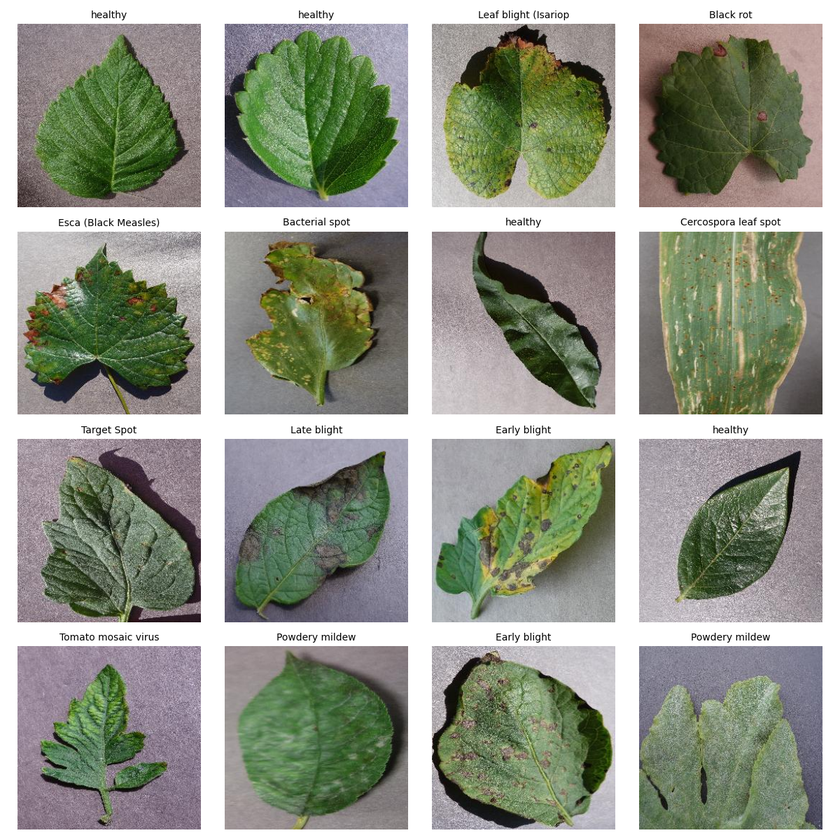
#> input picture ml_pipeline/eda_artifacts/visual_sample_grid.png, 840 x 840 px, shrunk from 1200 x 1200 before the run
$ python -i 04a_dataset_enrichment.py   (imports and definitions only)   (older library calls are emulated)
#> lines starting #> are read from the running program, lines starting #| are printed output that depends on the picture
"""
ZARI.ai Dataset Enrichment Pipeline (Stage 1)
---------------------------------------------
This script reads the master dataset CSV, extracts complex taxonomies,
infers domains, and runs a multiprocessing pool to calculate computer vision
metrics (blur, brightness, contrast, entropy) for all 251,000+ images.

WARNING: Running this on 250K images will take a significant amount of time.
"""

import os
import cv2
import pandas as pd
import numpy as np
import concurrent.futures
from pathlib import Path
from tqdm import tqdm
import math

# ==========================================
# TAXONOMY MAPPINGS
# ==========================================
CROP_FAMILY_MAP = {
    "Apple": "Rosaceae",
    "Corn": "Poaceae",
    "Grape": "Vitaceae",
    "Peach": "Rosaceae",
    "Pepper": "Solanaceae",
    "Potato": "Solanaceae",
    "Strawberry": "Rosaceae",
    "Tomato": "Solanaceae",
    "Citrus": "Rutaceae",
    "Cherry": "Rosaceae",
    "Soybean": "Fabaceae",
    "Squash": "Cucurbitaceae",
    "Raspberry": "Rosaceae",
    "Blueberry": "Ericaceae",
    "Wheat": "Poaceae",
    "Rice": "Poaceae"
}

# [25 lines left out: function infer_taxonomy, not called in this run]

# ==========================================
# COMPUTER VISION METRICS
# ==========================================
def compute_image_metrics(image_path):
#> called with image_path = 'eda_artifacts/visual_sample_grid.png'
    metrics = {
        "image_width": None,
        "image_height": None,
        "aspect_ratio": None,
        "blur_score": None,
        "brightness_score": None,
        "contrast_score": None,
        "sharpness_score": None,
        "noise_score": None,
        "entropy_score": None,
        "background_complexity": None,
        "edge_density": None,
        "image_quality_score": None,
        "difficulty_score": "Unknown",
        "is_corrupt": True
    }

    if not os.path.exists(image_path):
        return metrics

    if os.path.getsize(image_path) == 0:
        return metrics

    try:
        # Load image in grayscale for fast metric computation
        img_gray = cv2.imread(image_path, cv2.IMREAD_GRAYSCALE)
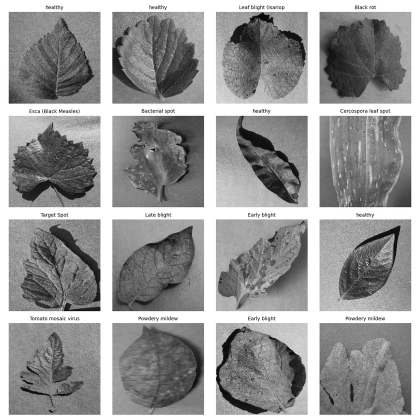
#> img_gray: shape (840, 840) (shown at 1/2 size); min 0, max 255, mean 151.5
        if img_gray is None:
            return metrics

        h, w = img_gray.shape
        metrics["image_height"] = h
        metrics["image_width"] = w
        metrics["aspect_ratio"] = round(w / h, 2) if h > 0 else 0

        # Blur (Laplacian variance)
        laplacian = cv2.Laplacian(img_gray, cv2.CV_64F)
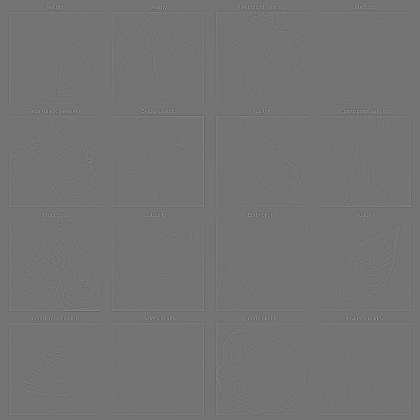
#> laplacian: shape (840, 840) float64 (shown at 1/2 size); min -562, max 669, mean 0; drawn with min black and max white
        blur_score = laplacian.var()
#> blur_score = 1881.3
        metrics["blur_score"] = round(blur_score, 2)

        # Brightness & Contrast
        mean, stddev = cv2.meanStdDev(img_gray)
#> mean = [151.5]; stddev = [67.13]
        brightness = mean[0][0]
#> brightness = 151.5
        contrast = stddev[0][0]
#> contrast = 67.13
        metrics["brightness_score"] = round(brightness, 2)
        metrics["contrast_score"] = round(contrast, 2)

        # Sharpness (Max gradient magnitude)
        grad_x = cv2.Sobel(img_gray, cv2.CV_64F, 1, 0, ksize=3)
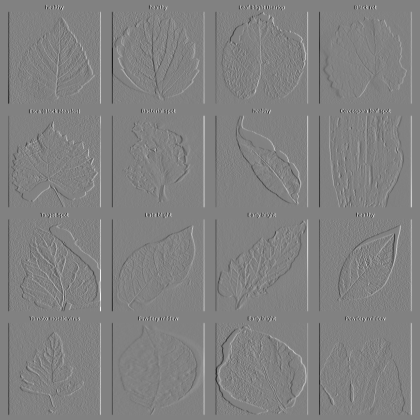
#> grad_x: shape (840, 840) float64 (shown at 1/2 size); min -984, max 949, mean 0; drawn with min black and max white
        grad_y = cv2.Sobel(img_gray, cv2.CV_64F, 0, 1, ksize=3)
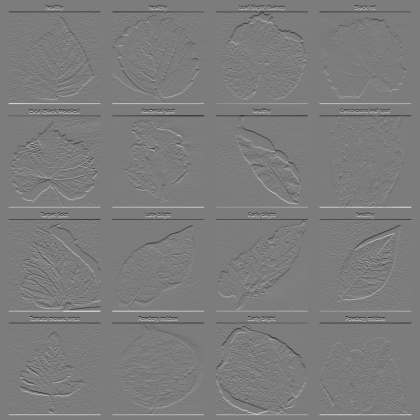
#> grad_y: shape (840, 840) float64 (shown at 1/2 size); min -969, max 1014, mean 0; drawn with min black and max white
        grad_mag = cv2.magnitude(grad_x, grad_y)
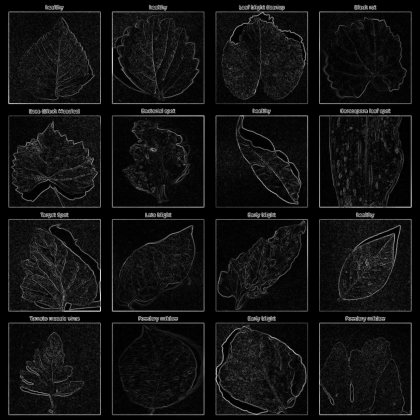
#> grad_mag: shape (840, 840) float64 (shown at 1/2 size); min 0, max 1014, mean 70.5; drawn with min black and max white
        metrics["sharpness_score"] = round(np.max(grad_mag), 2)

        # Edges & Background Complexity
        edges = cv2.Canny(img_gray, 100, 200)
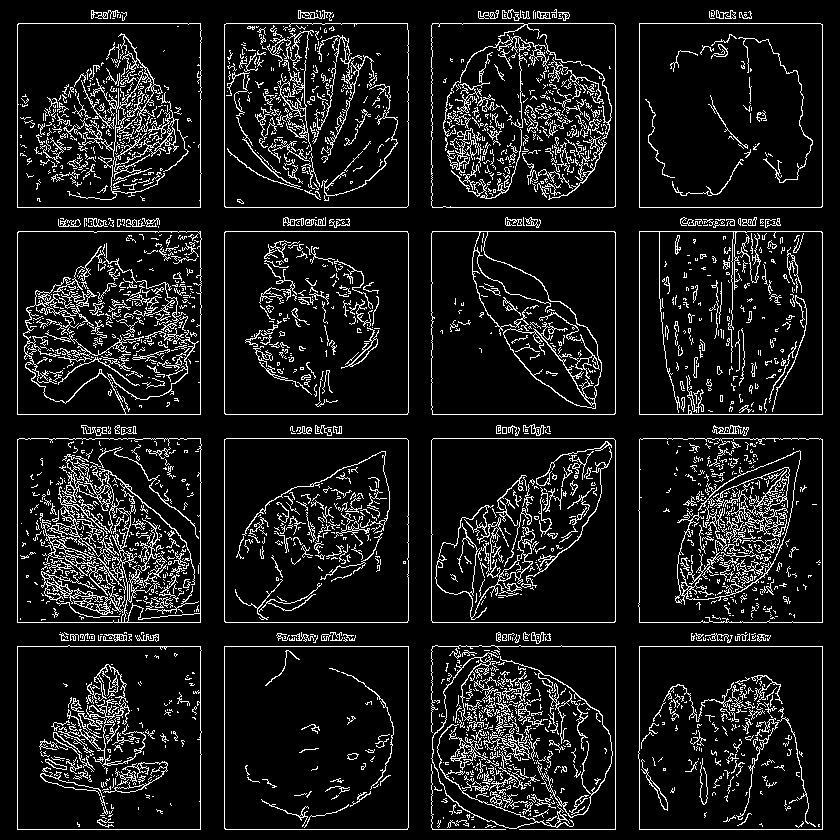
#> edges: shape (840, 840); 10.4% white in thin lines or dots
        edge_density = np.count_nonzero(edges) / (w * h)
#> edge_density = 0.104
        metrics["edge_density"] = round(edge_density, 4)
        metrics["background_complexity"] = round(edge_density * 100, 2)

        # Entropy (Shannon)
        hist = cv2.calcHist([img_gray], [0], None, [256], [0, 256])
#> hist = 256 values, max 144462 at index 255, min 5 at index 1, mean 2756.2
        hist = hist.ravel() / hist.sum()
#> hist = 256 values, max 0.205 at index 255, min 7.09e-06 at index 1, mean 0.00391
        non_zero_hist = hist[hist > 0]
#> non_zero_hist has the same summary as hist
        entropy = -np.sum(non_zero_hist * np.log2(non_zero_hist))
#> entropy = 6.68
        metrics["entropy_score"] = round(entropy, 2)

        # Noise Proxy (Standard deviation of Laplacian)
        metrics["noise_score"] = round(np.std(laplacian), 2)

        # Synthetic Quality Score (Heuristic: 0-100)
        brightness_penalty = abs(brightness - 127) / 127.0
#> brightness_penalty = 0.193
        quality = (contrast * 0.4) + (min(blur_score, 1000) / 1000 * 50) - (brightness_penalty * 20)
#> quality = 73
        quality = max(0, min(100, quality))
        metrics["image_quality_score"] = round(quality, 2)

        # Difficulty Score
        if blur_score < 50 or edge_density > 0.15 or brightness < 40 or brightness > 220:
            metrics["difficulty_score"] = "Hard"
        elif blur_score < 150 or edge_density > 0.10:
            metrics["difficulty_score"] = "Medium"
        else:
            metrics["difficulty_score"] = "Easy"

        metrics["is_corrupt"] = False

    except Exception as e:
        pass

    return metrics

# [117 lines left out: functions process_row, main, not called in this run]

# [2 lines not run here, left out]

>>> result = compute_image_metrics('eda_artifacts/visual_sample_grid.png')
#> result = 14 items

$ run again, on ml_pipeline/eda_artifacts/plantcity_distribution.png
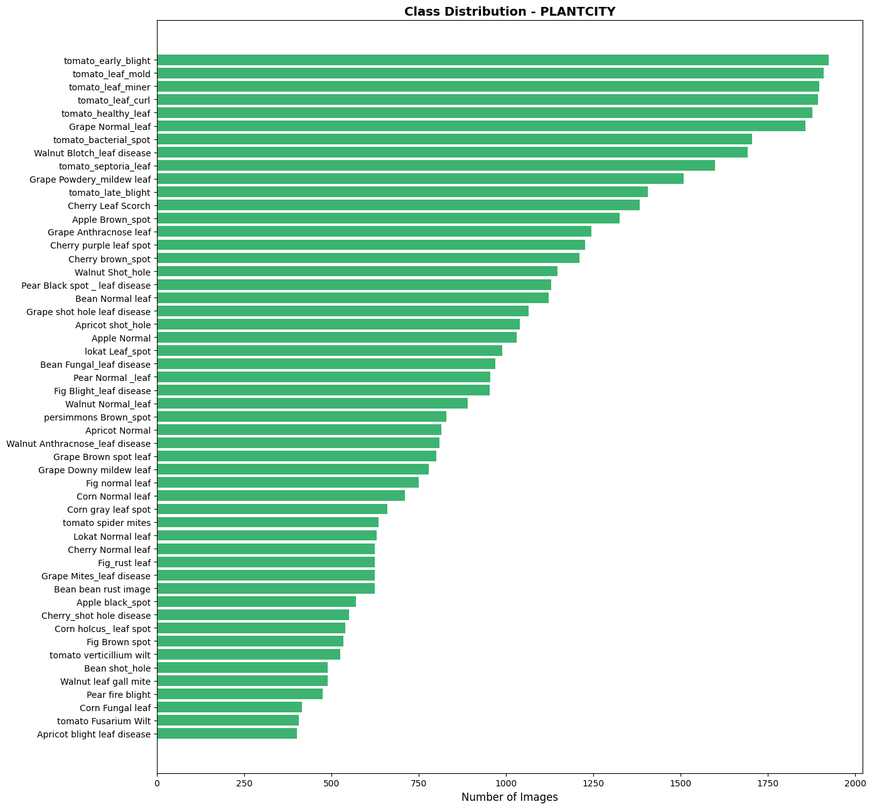
#> input picture ml_pipeline/eda_artifacts/plantcity_distribution.png, 872 x 809 px, shrunk from 1389 x 1289 before the run
#> in compute_image_metrics, `img_gray = cv2.imread(image_path, cv2.IMREAD_GRAYSCALE)`:
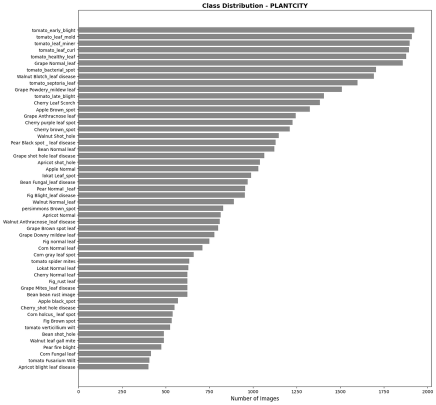
#> img_gray: shape (809, 872) (shown at 1/2 size); min 0, max 255, mean 217.3
#> blur_score = 3816.2
#> mean = [217.3]; stddev = [55.71]
#> brightness = 217.3
#> contrast = 55.71
#> in compute_image_metrics, `edges = cv2.Canny(img_gray, 100, 200)`:
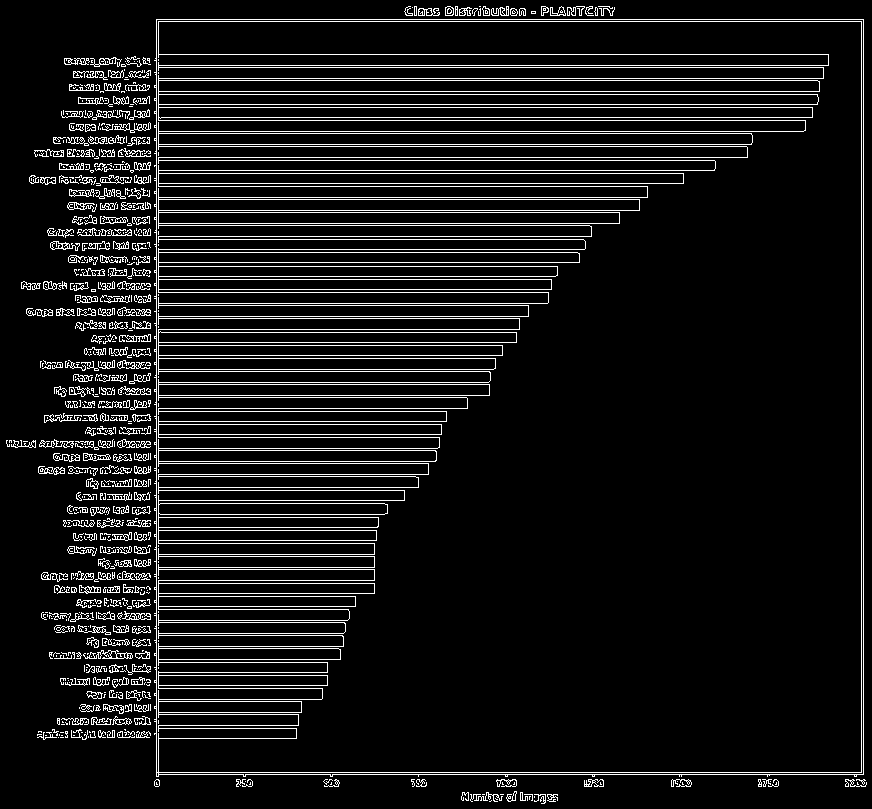
#> edges: shape (809, 872); 8.5% white in thin lines or dots
#> edge_density = 0.0847
#> in compute_image_metrics, `hist = cv2.calcHist([img_gray], [0], None, [256], [0, 256])`: hist = 256 values, max 441358 at index 255, min 4 at index 11, mean 2755.7
#> in compute_image_metrics, `hist = hist.ravel() / hist.sum()`: hist = 256 values, max 0.626 at index 255, min 5.67e-06 at index 11, mean 0.00391
#> non_zero_hist has the same summary as hist
#> entropy = 2.73
#> brightness_penalty = 0.711
#> quality = 58.07
#> result = 14 items

$ run again, on ml_pipeline/eda_artifacts/plantdoc_distribution.png
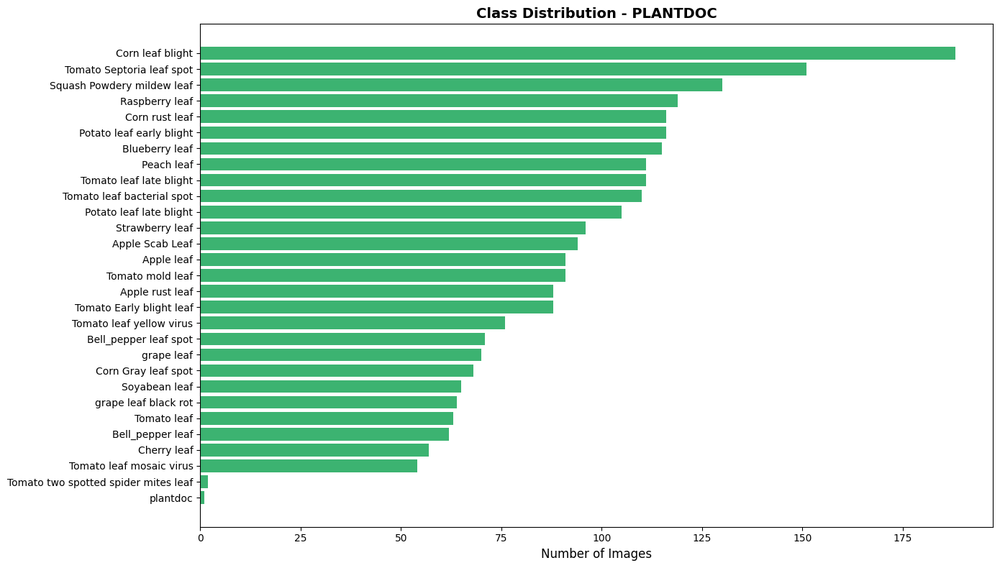
#> input picture ml_pipeline/eda_artifacts/plantdoc_distribution.png, 1000 x 568 px, shrunk from 1390 x 790 before the run
#> in compute_image_metrics, `laplacian = cv2.Laplacian(img_gray, cv2.CV_64F)`:
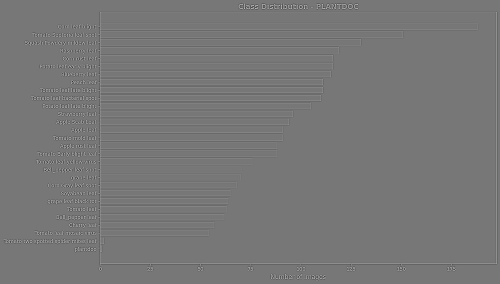
#> laplacian: shape (568, 1000) float64 (shown at 1/2 size); min -564, max 642, mean 0; drawn with min black and max white
#> blur_score = 3346.1
#> mean = [222.6]; stddev = [54.1]
#> brightness = 222.6
#> contrast = 54.1
#> in compute_image_metrics, `edges = cv2.Canny(img_gray, 100, 200)`:
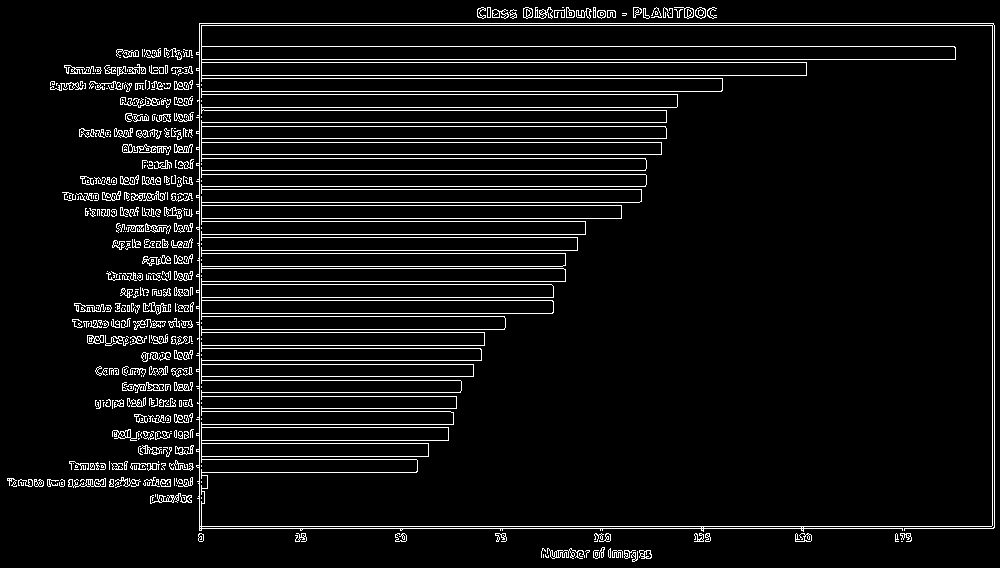
#> edges: shape (568, 1000); 6.6% white in thin lines or dots
#> edge_density = 0.0663
#> in compute_image_metrics, `hist = cv2.calcHist([img_gray], [0], None, [256], [0, 256])`: hist = 256 values, max 386858 at index 255, min 11 at index 6, mean 2218.8
#> in compute_image_metrics, `hist = hist.ravel() / hist.sum()`: hist = 256 values, max 0.681 at index 255, min 1.94e-05 at index 6, mean 0.00391
#> non_zero_hist has the same summary as hist
#> entropy = 2.32
#> brightness_penalty = 0.753
#> quality = 56.59
#> result = 14 items
